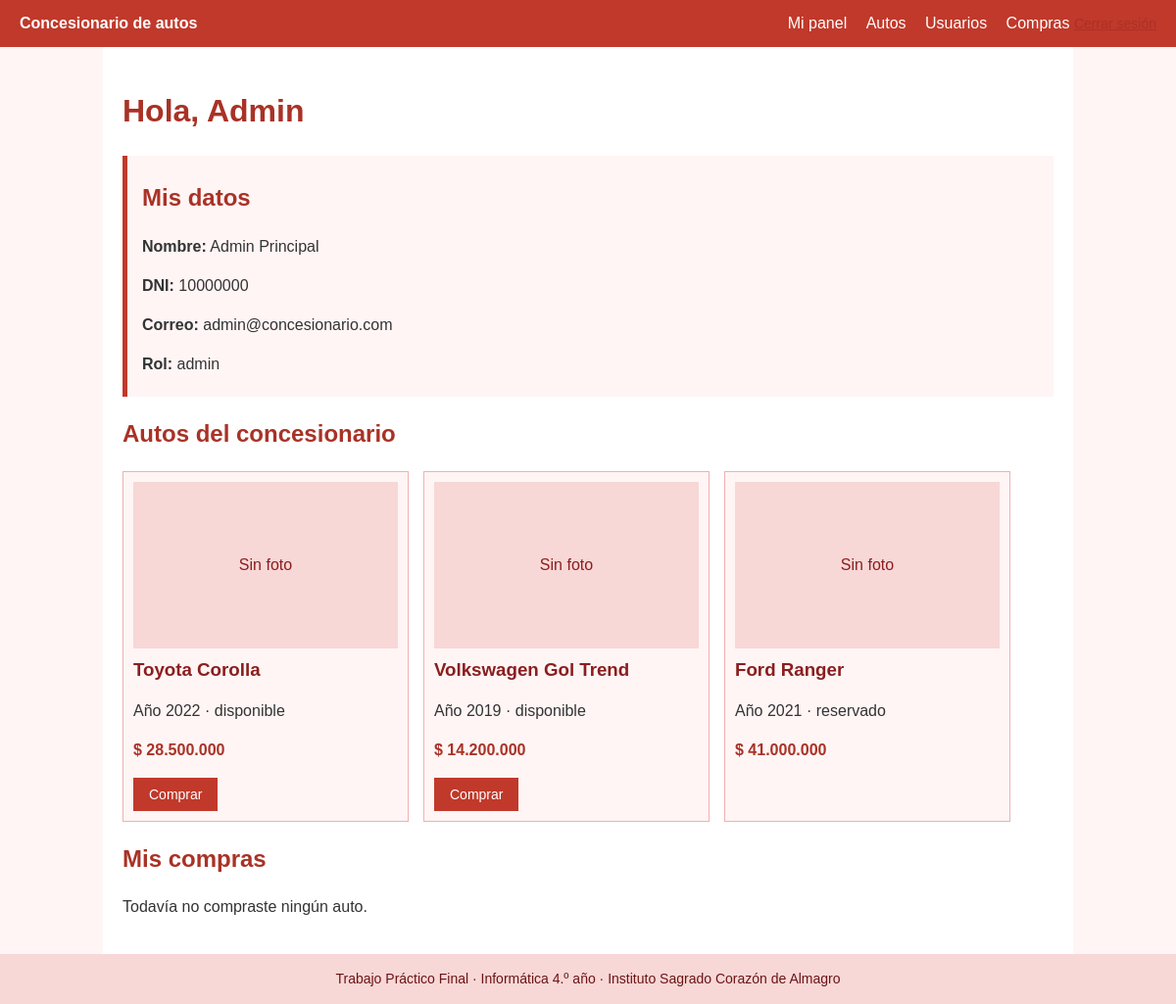
The page /panel.php (signed in) on the database its author committed.
### tables this page shows
CREATE TABLE IF NOT EXISTS usuarios (
  id INT UNSIGNED AUTO_INCREMENT PRIMARY KEY,
  nombre VARCHAR(60) NOT NULL,
  apellido VARCHAR(60) NOT NULL,
  dni VARCHAR(10) NOT NULL UNIQUE,
  correo VARCHAR(120) NOT NULL UNIQUE,
  contrasena VARCHAR(255) NOT NULL,             
  rol ENUM('usuario','admin') NOT NULL DEFAULT 'usuario',
  creado_en TIMESTAMP DEFAULT CURRENT_TIMESTAMP,
  fecha_archivado DATETIME NULL DEFAULT NULL    
);

CREATE TABLE IF NOT EXISTS autos (
  id INT UNSIGNED AUTO_INCREMENT PRIMARY KEY,
  marca VARCHAR(60) NOT NULL,
  modelo VARCHAR(60) NOT NULL,
  anio SMALLINT UNSIGNED NOT NULL,
  precio DECIMAL(12,2) NOT NULL,
  patente VARCHAR(10) NOT NULL UNIQUE,
  estado ENUM('disponible','reservado','vendido') NOT NULL DEFAULT 'disponible',
  imagen VARCHAR(255) DEFAULT NULL,             
  creado_en TIMESTAMP DEFAULT CURRENT_TIMESTAMP,
  fecha_archivado DATETIME NULL DEFAULT NULL    
);

### funciones.php (called while the page is built, shortened)
<?php
function escapar(?string $valor): string {
    return htmlspecialchars((string) $valor, ENT_QUOTES, 'UTF-8');
}

### panel.php (the view, shortened to what this page needs)
<?php
require 'conexion.php';
require 'funciones.php';
$stmt = $conexion->prepare(
    'SELECT nombre, apellido, dni, correo, rol FROM usuarios
     WHERE id = :id AND fecha_archivado IS NULL LIMIT 1'
);
$stmt->execute([':id' => $_SESSION['usuario_id']]);
$usuario = $stmt->fetch();
$autos = $conexion->query(
    'SELECT id, marca, modelo, anio, precio, estado, imagen FROM autos
     WHERE fecha_archivado IS NULL ORDER BY creado_en DESC'
)->fetchAll();
$stmt = $conexion->prepare(
    'SELECT c.precio, c.fecha_compra, a.marca, a.modelo, a.patente
     FROM compras c JOIN autos a ON a.id = c.auto_id
     WHERE c.usuario_id = :id ORDER BY c.fecha_compra DESC'
);
$stmt->execute([':id' => $_SESSION['usuario_id']]);
$misCompras = $stmt->fetchAll();
require 'encabezado.php';
?>
<h1>Hola, <?= escapar($usuario['nombre']) ?></h1>
<section class="tarjeta">
  <h2>Mis datos</h2>
  <p><strong>Nombre:</strong> <?= escapar($usuario['nombre'] . ' ' . $usuario['apellido']) ?></p>
  <p><strong>DNI:</strong> <?= escapar($usuario['dni']) ?></p>
  <p><strong>Correo:</strong> <?= escapar($usuario['correo']) ?></p>
  <p><strong>Rol:</strong> <?= escapar($usuario['rol']) ?></p>
</section>
<h2>Autos del concesionario</h2>
<?php if (!$autos): ?>
  <p>Todavía no hay autos cargados.</p>
<?php else: ?>
  <div class="catalogo">
    <?php foreach ($autos as $a): ?>
      <article class="auto">
        <?php if ($a['imagen']): ?>
          <img src="<?= escapar($a['imagen']) ?>" alt="<?= escapar($a['marca'] . ' ' . $a['modelo']) ?>">
        <?php else: ?>
          <div class="sin-foto">Sin foto</div>
        <?php endif; ?>
        <h3><?= escapar($a['marca'] . ' ' . $a['modelo']) ?></h3>
        <p>Año <?= (int) $a['anio'] ?> · <?= escapar($a['estado']) ?></p>
        <p class="precio">$ <?= number_format((float) $a['precio'], 0, ',', '.') ?></p>
        <?php if ($a['estado'] === 'disponible'): ?>
          <form method="POST" action="comprar_auto.php"
                onsubmit="return confirm('¿Confirmás la compra de este auto?');">
            <button type="submit">Comprar</button>
          </form>
        <?php endif; ?>
      </article>
    <?php endforeach; ?>
  </div>
<?php endif; ?>
<h2>Mis compras</h2>
<?php if (!$misCompras): ?>
  <p>Todavía no compraste ningún auto.</p>
<?php endif; ?>
<?php require 'pie.php'; ?>

### encabezado.php (shortened to what this page needs)
<?php
$rolActual = $_SESSION['usuario_rol'] ?? null;
?>
<!DOCTYPE html>
<html lang="es">
<head>
  <link rel="stylesheet" href="css/estilos.css">
</head>
<body>
<header class="barra">
  <strong>Concesionario de autos</strong>
  <nav>
    <?php if (isset($_SESSION['usuario_id'])): ?>
      <a href="panel.php">Mi panel</a>
      <?php if ($rolActual === 'admin'): ?>
        <a href="admin_autos.php">Autos</a>
        <a href="admin_usuarios.php">Usuarios</a>
        <a href="admin_compras.php">Compras</a>
      <?php endif; ?>
      <form method="POST" action="cerrar_sesion.php" class="en-linea">
        <button type="submit" class="boton-link">Cerrar sesión</button>
      </form>
    <?php else: ?>
      <a href="login.php">Ingresar</a>
      <a href="registro.php">Registrarse</a>
    <?php endif; ?>
  </nav>
</header>
<main class="contenedor">

### pie.php
</main>
<footer class="pie">Trabajo Práctico Final · Informática 4.º año · Instituto Sagrado Corazón de Almagro</footer>
</body>
</html>

### css/estilos.css (style rules this page uses)
body { margin: 0; font-family: Arial, Helvetica, sans-serif; background-color: #fff5f5; color: #333; line-height: 1.5; }
a { color: #a93226; }
.barra { background-color: #c0392b; color: #fff; padding: 12px 20px; display: flex; justify-content: space-between; align-items: center; flex-wrap: wrap; }
.barra nav a { color: #fff; margin-left: 15px; text-decoration: none; }
.contenedor { max-width: 950px; margin: 0 auto; padding: 20px; background-color: #fff; min-height: 70vh; }
h1, h2 { color: #a93226; }
h3 { color: #8b1e1e; margin: 8px 0 4px; }
button, .boton { background-color: #c0392b; color: #fff; border: none; padding: 9px 16px; cursor: pointer; text-decoration: none; display: inline-block; font-size: 14px; }
.boton-link { background: none; color: #a93226; padding: 0; text-decoration: underline; }
.en-linea { display: inline; margin: 0; }
.tarjeta { background-color: #fff5f5; border-left: 5px solid #c0392b; padding: 5px 15px; margin-bottom: 20px; }
.catalogo { display: flex; flex-wrap: wrap; gap: 15px; }
.auto { width: 270px; border: 1px solid #f1b0b0; padding: 10px; background-color: #fff5f5; }
.auto img, .sin-foto { width: 100%; height: 170px; object-fit: cover; }
.sin-foto { background-color: #f8d7d7; display: flex; align-items: center; justify-content: center; color: #8b1e1e; }
.precio { font-weight: bold; color: #a93226; }
.pie { text-align: center; background-color: #f8d7d7; color: #6b1414; padding: 15px; font-size: 14px; }

### rows shown on the page
usuarios: nombre "Admin", nombre+apellido "Admin Principal", dni "10000000", correo "admin@concesionario.com", rol "admin"
autos: shows "Sin foto", escapar($a['marca'] . ' ' . $a['modelo']) "Toyota Corolla", anio "2022", estado "disponible", precio "28.500.000"
autos: shows "Sin foto", escapar($a['marca'] . ' ' . $a['modelo']) "Volkswagen Gol Trend", anio "2019", estado "disponible", precio "14.200.000"
autos: shows "Sin foto", escapar($a['marca'] . ' ' . $a['modelo']) "Ford Ranger", anio "2021", estado "reservado", precio "41.000.000"
